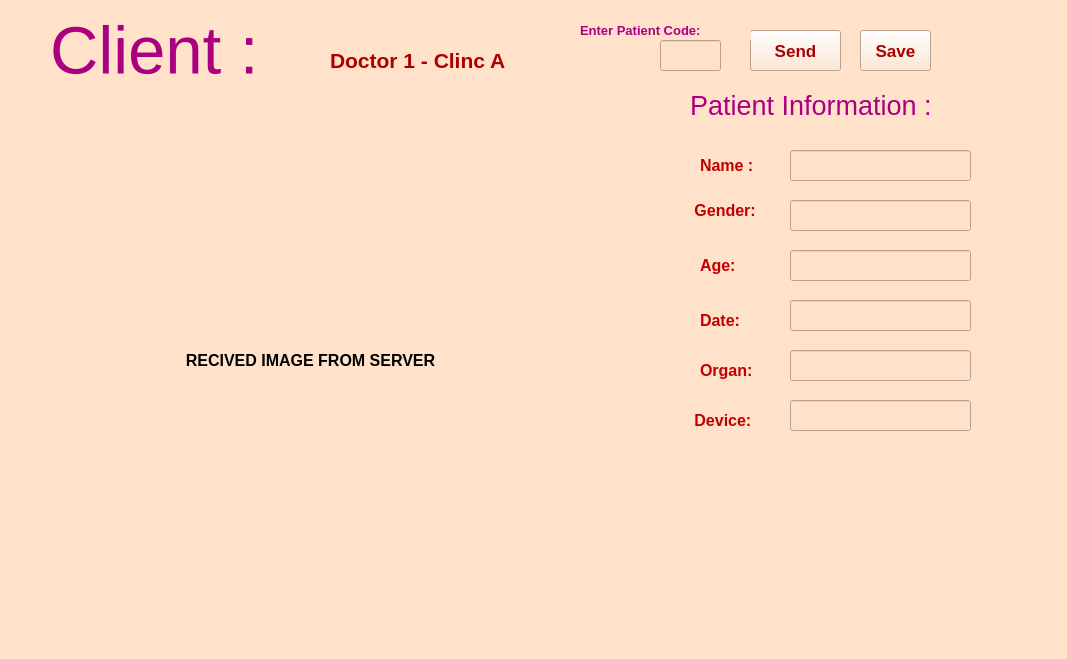
<?xml version="1.0" encoding="UTF-8"?>
<ui version="4.0">
 <class>MainWindow</class>
 <widget class="QMainWindow" name="MainWindow">
  <property name="geometry">
   <rect>
    <x>0</x>
    <y>0</y>
    <width>1067</width>
    <height>659</height>
   </rect>
  </property>
  <property name="windowTitle">
   <string>MainWindow</string>
  </property>
  <property name="styleSheet">
   <string notr="true">alternate-background-color: rgb(255, 226, 201);
background-color: rgb(255, 226, 201);</string>
  </property>
  <widget class="QWidget" name="centralwidget">
   <widget class="QPushButton" name="Send">
    <property name="geometry">
     <rect>
      <x>750</x>
      <y>30</y>
      <width>91</width>
      <height>41</height>
     </rect>
    </property>
    <property name="font">
     <font>
      <pointsize>13</pointsize>
      <weight>75</weight>
      <bold>true</bold>
     </font>
    </property>
    <property name="styleSheet">
     <string notr="true">border-color: rgb(170, 0, 127);
color: rgb(170, 0, 127);
border-color: rgb(85, 255, 255);
color: rgb(170, 0, 127);
color: rgb(170, 0, 0);</string>
    </property>
    <property name="text">
     <string>Send</string>
    </property>
   </widget>
   <widget class="QLineEdit" name="PatientCode">
    <property name="geometry">
     <rect>
      <x>660</x>
      <y>40</y>
      <width>61</width>
      <height>31</height>
     </rect>
    </property>
    <property name="font">
     <font>
      <pointsize>12</pointsize>
      <weight>75</weight>
      <bold>true</bold>
     </font>
    </property>
   </widget>
   <widget class="QPushButton" name="saveButton">
    <property name="geometry">
     <rect>
      <x>860</x>
      <y>30</y>
      <width>71</width>
      <height>41</height>
     </rect>
    </property>
    <property name="font">
     <font>
      <pointsize>13</pointsize>
      <weight>75</weight>
      <bold>true</bold>
     </font>
    </property>
    <property name="styleSheet">
     <string notr="true">color: rgb(170, 0, 127);
color: rgb(170, 0, 0);</string>
    </property>
    <property name="text">
     <string> Save </string>
    </property>
   </widget>
   <widget class="QLabel" name="label_4">
    <property name="geometry">
     <rect>
      <x>10</x>
      <y>110</y>
      <width>601</width>
      <height>501</height>
     </rect>
    </property>
    <property name="sizePolicy">
     <sizepolicy hsizetype="Preferred" vsizetype="Ignored">
      <horstretch>0</horstretch>
      <verstretch>0</verstretch>
     </sizepolicy>
    </property>
    <property name="font">
     <font>
      <pointsize>12</pointsize>
      <weight>75</weight>
      <bold>true</bold>
     </font>
    </property>
    <property name="text">
     <string>RECIVED IMAGE FROM SERVER</string>
    </property>
    <property name="scaledContents">
     <bool>true</bool>
    </property>
    <property name="alignment">
     <set>Qt::AlignCenter</set>
    </property>
    <property name="color" stdset="0">
     <color>
      <red>244</red>
      <green>244</green>
      <blue>244</blue>
     </color>
    </property>
   </widget>
   <widget class="QLabel" name="label">
    <property name="geometry">
     <rect>
      <x>50</x>
      <y>10</y>
      <width>261</width>
      <height>81</height>
     </rect>
    </property>
    <property name="font">
     <font>
      <pointsize>50</pointsize>
     </font>
    </property>
    <property name="styleSheet">
     <string notr="true">color: rgb(85, 255, 255);
color: rgb(170, 0, 127);</string>
    </property>
    <property name="text">
     <string>Client :</string>
    </property>
    <property name="color" stdset="0">
     <color>
      <red>255</red>
      <green>96</green>
      <blue>157</blue>
     </color>
    </property>
   </widget>
   <widget class="QLineEdit" name="lineEdit">
    <property name="geometry">
     <rect>
      <x>790</x>
      <y>150</y>
      <width>181</width>
      <height>31</height>
     </rect>
    </property>
    <property name="font">
     <font>
      <pointsize>12</pointsize>
      <weight>75</weight>
      <bold>true</bold>
     </font>
    </property>
   </widget>
   <widget class="QLineEdit" name="lineEdit_2">
    <property name="geometry">
     <rect>
      <x>790</x>
      <y>200</y>
      <width>181</width>
      <height>31</height>
     </rect>
    </property>
    <property name="font">
     <font>
      <pointsize>12</pointsize>
      <weight>75</weight>
      <bold>true</bold>
     </font>
    </property>
   </widget>
   <widget class="QLineEdit" name="lineEdit_3">
    <property name="geometry">
     <rect>
      <x>790</x>
      <y>250</y>
      <width>181</width>
      <height>31</height>
     </rect>
    </property>
    <property name="font">
     <font>
      <pointsize>12</pointsize>
      <weight>75</weight>
      <bold>true</bold>
     </font>
    </property>
   </widget>
   <widget class="QLineEdit" name="lineEdit_4">
    <property name="geometry">
     <rect>
      <x>790</x>
      <y>300</y>
      <width>181</width>
      <height>31</height>
     </rect>
    </property>
    <property name="font">
     <font>
      <pointsize>12</pointsize>
      <weight>75</weight>
      <bold>true</bold>
     </font>
    </property>
   </widget>
   <widget class="QLineEdit" name="lineEdit_5">
    <property name="geometry">
     <rect>
      <x>790</x>
      <y>350</y>
      <width>181</width>
      <height>31</height>
     </rect>
    </property>
    <property name="font">
     <font>
      <pointsize>12</pointsize>
      <weight>75</weight>
      <bold>true</bold>
     </font>
    </property>
   </widget>
   <widget class="QLineEdit" name="lineEdit_6">
    <property name="geometry">
     <rect>
      <x>790</x>
      <y>400</y>
      <width>181</width>
      <height>31</height>
     </rect>
    </property>
    <property name="font">
     <font>
      <pointsize>12</pointsize>
      <weight>75</weight>
      <bold>true</bold>
     </font>
    </property>
   </widget>
   <widget class="QLabel" name="label_2">
    <property name="geometry">
     <rect>
      <x>700</x>
      <y>150</y>
      <width>71</width>
      <height>31</height>
     </rect>
    </property>
    <property name="font">
     <font>
      <pointsize>12</pointsize>
      <weight>75</weight>
      <bold>true</bold>
     </font>
    </property>
    <property name="styleSheet">
     <string notr="true">color: rgb(255, 85, 0);
color: rgb(193, 0, 0);</string>
    </property>
    <property name="text">
     <string>Name :</string>
    </property>
   </widget>
   <widget class="QLabel" name="label_3">
    <property name="geometry">
     <rect>
      <x>690</x>
      <y>200</y>
      <width>91</width>
      <height>20</height>
     </rect>
    </property>
    <property name="font">
     <font>
      <pointsize>12</pointsize>
      <weight>75</weight>
      <italic>false</italic>
      <bold>true</bold>
      <underline>false</underline>
      <strikeout>false</strikeout>
     </font>
    </property>
    <property name="styleSheet">
     <string notr="true">color: rgb(193, 0, 0);</string>
    </property>
    <property name="text">
     <string> Gender:</string>
    </property>
   </widget>
   <widget class="QLabel" name="label_5">
    <property name="geometry">
     <rect>
      <x>700</x>
      <y>250</y>
      <width>51</width>
      <height>31</height>
     </rect>
    </property>
    <property name="font">
     <font>
      <pointsize>12</pointsize>
      <weight>75</weight>
      <bold>true</bold>
     </font>
    </property>
    <property name="styleSheet">
     <string notr="true">color: rgb(193, 0, 0);</string>
    </property>
    <property name="text">
     <string>Age:</string>
    </property>
   </widget>
   <widget class="QLabel" name="label_6">
    <property name="geometry">
     <rect>
      <x>700</x>
      <y>310</y>
      <width>61</width>
      <height>21</height>
     </rect>
    </property>
    <property name="font">
     <font>
      <pointsize>12</pointsize>
      <weight>75</weight>
      <bold>true</bold>
     </font>
    </property>
    <property name="styleSheet">
     <string notr="true">color: rgb(193, 0, 0);</string>
    </property>
    <property name="text">
     <string>Date:</string>
    </property>
   </widget>
   <widget class="QLabel" name="label_7">
    <property name="geometry">
     <rect>
      <x>700</x>
      <y>355</y>
      <width>71</width>
      <height>31</height>
     </rect>
    </property>
    <property name="font">
     <font>
      <pointsize>12</pointsize>
      <weight>75</weight>
      <bold>true</bold>
     </font>
    </property>
    <property name="styleSheet">
     <string notr="true">color: rgb(193, 0, 0);</string>
    </property>
    <property name="text">
     <string>Organ:</string>
    </property>
   </widget>
   <widget class="QLabel" name="label_8">
    <property name="geometry">
     <rect>
      <x>690</x>
      <y>410</y>
      <width>81</width>
      <height>20</height>
     </rect>
    </property>
    <property name="font">
     <font>
      <pointsize>12</pointsize>
      <weight>75</weight>
      <bold>true</bold>
     </font>
    </property>
    <property name="styleSheet">
     <string notr="true">color: rgb(193, 0, 0);</string>
    </property>
    <property name="text">
     <string> Device:</string>
    </property>
   </widget>
   <widget class="QLabel" name="label_9">
    <property name="geometry">
     <rect>
      <x>690</x>
      <y>90</y>
      <width>311</width>
      <height>31</height>
     </rect>
    </property>
    <property name="font">
     <font>
      <pointsize>20</pointsize>
     </font>
    </property>
    <property name="styleSheet">
     <string notr="true">color: rgb(170, 0, 127);</string>
    </property>
    <property name="text">
     <string>Patient Information :</string>
    </property>
   </widget>
   <widget class="QLabel" name="label_10">
    <property name="geometry">
     <rect>
      <x>580</x>
      <y>20</y>
      <width>171</width>
      <height>20</height>
     </rect>
    </property>
    <property name="font">
     <font>
      <pointsize>10</pointsize>
      <weight>75</weight>
      <bold>true</bold>
     </font>
    </property>
    <property name="styleSheet">
     <string notr="true">color: rgb(170, 0, 127);</string>
    </property>
    <property name="text">
     <string>Enter Patient Code:</string>
    </property>
   </widget>
   <widget class="QLabel" name="label_11">
    <property name="geometry">
     <rect>
      <x>330</x>
      <y>50</y>
      <width>251</width>
      <height>21</height>
     </rect>
    </property>
    <property name="font">
     <font>
      <pointsize>16</pointsize>
      <weight>75</weight>
      <bold>true</bold>
     </font>
    </property>
    <property name="styleSheet">
     <string notr="true">color: rgb(170, 0, 0);</string>
    </property>
    <property name="text">
     <string>Doctor 1 - Clinc A</string>
    </property>
   </widget>
  </widget>
  <widget class="QMenuBar" name="menubar">
   <property name="geometry">
    <rect>
     <x>0</x>
     <y>0</y>
     <width>1067</width>
     <height>26</height>
    </rect>
   </property>
  </widget>
  <widget class="QStatusBar" name="statusbar"/>
 </widget>
 <resources/>
 <connections/>
</ui>
